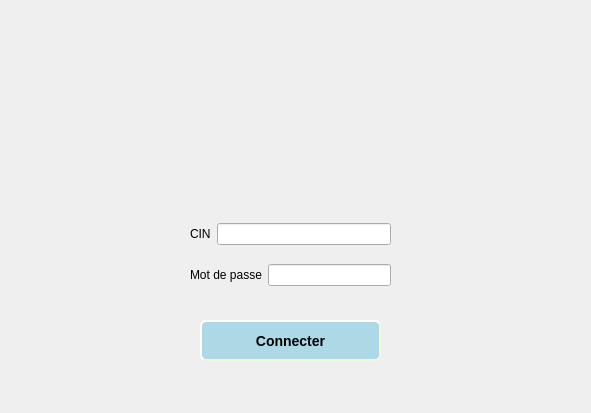
<?xml version="1.0" encoding="UTF-8"?>
<ui version="4.0">
 <class>login</class>
 <widget class="QDialog" name="login">
  <property name="geometry">
   <rect>
    <x>0</x>
    <y>0</y>
    <width>591</width>
    <height>413</height>
   </rect>
  </property>
  <property name="windowTitle">
   <string>Dialog</string>
  </property>
  <widget class="QPushButton" name="Connecter">
   <property name="geometry">
    <rect>
     <x>200</x>
     <y>320</y>
     <width>181</width>
     <height>41</height>
    </rect>
   </property>
   <property name="styleSheet">
    <string notr="true">#Connecter {
    background-color: lightblue;
    border-style: outset;
    border-width: 2px;
    border-radius: 6px;
    border-color: beige;
    font: bold 14px;
    min-width: 4em;
    padding: 6px;
}</string>
   </property>
   <property name="text">
    <string>Connecter</string>
   </property>
  </widget>
  <widget class="QWidget" name="layoutWidget">
   <property name="geometry">
    <rect>
     <x>190</x>
     <y>210</y>
     <width>201</width>
     <height>91</height>
    </rect>
   </property>
   <layout class="QVBoxLayout" name="verticalLayout">
    <item>
     <layout class="QHBoxLayout" name="horizontalLayout">
      <item>
       <widget class="QLabel" name="label">
        <property name="text">
         <string>CIN</string>
        </property>
       </widget>
      </item>
      <item>
       <widget class="QLineEdit" name="login_cin"/>
      </item>
     </layout>
    </item>
    <item>
     <layout class="QHBoxLayout" name="horizontalLayout_2">
      <item>
       <widget class="QLabel" name="label_2">
        <property name="text">
         <string>Mot de passe</string>
        </property>
       </widget>
      </item>
      <item>
       <widget class="QLineEdit" name="login_motdepasse">
        <property name="echoMode">
         <enum>QLineEdit::Password</enum>
        </property>
       </widget>
      </item>
     </layout>
    </item>
   </layout>
  </widget>
  <widget class="QLabel" name="Login_pic">
   <property name="geometry">
    <rect>
     <x>170</x>
     <y>10</y>
     <width>351</width>
     <height>201</height>
    </rect>
   </property>
   <property name="text">
    <string/>
   </property>
  </widget>
 </widget>
 <resources/>
 <connections/>
</ui>
